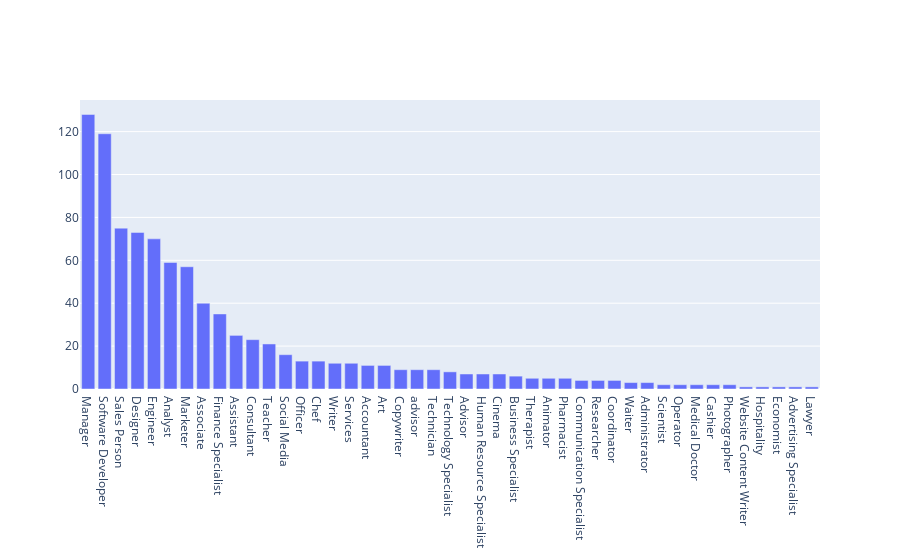

Source (notebook cell):
### Code cell
a1 = df_newest.Category.value_counts()

x1 = list(a1.index)
y1 = list(a1)

data1 = [go.Bar(
   x = x1,
   y = y1
)]
fig = go.Figure(data=data1)
iplot(fig)

### Figure 1 — Plotly figure (JSON) as saved in the notebook; plotly's stock layout.template omitted (floating-point values rounded to 4 significant figures)
{"data": [{"type": "bar", "x": ["Manager", "Software Developer", "Sales Person", "Designer", "Engineer", "Analyst", "Marketer", "Associate", "Finance Specialist", "Assistant", "Consultant", "Teacher", "Social Media", "Officer", "Chef", "Writer", "Services", "Accountant", "Art", "Copywriter", "advisor", "Technician", "Technology Specialist", "Advisor", "Human Resource Specialist", "Cinema", "Business Specialist", "Therapist", "Animator", "Pharmacist", "Communication Specialist", "Researcher", "Coordinator", "Waiter", "Administrator", "Scientist", "Operator", "Medical Doctor", "Cashier", "Photographer", "Website Content Writer", "Hospitality", "Economist", "Advertising Specialist", "Lawyer"], "y": [128, 119, 75, 73, 70, 59, 57, 40, 35, 25, 23, 21, 16, 13, 13, 12, 12, 11, 11, 9, 9, 9, 8, 7, 7, 7, 6, 5, 5, 5, 4, 4, 4, 3, 3, 2, 2, 2, 2, 2, 1, 1, 1, 1, 1]}], "layout": {}}
